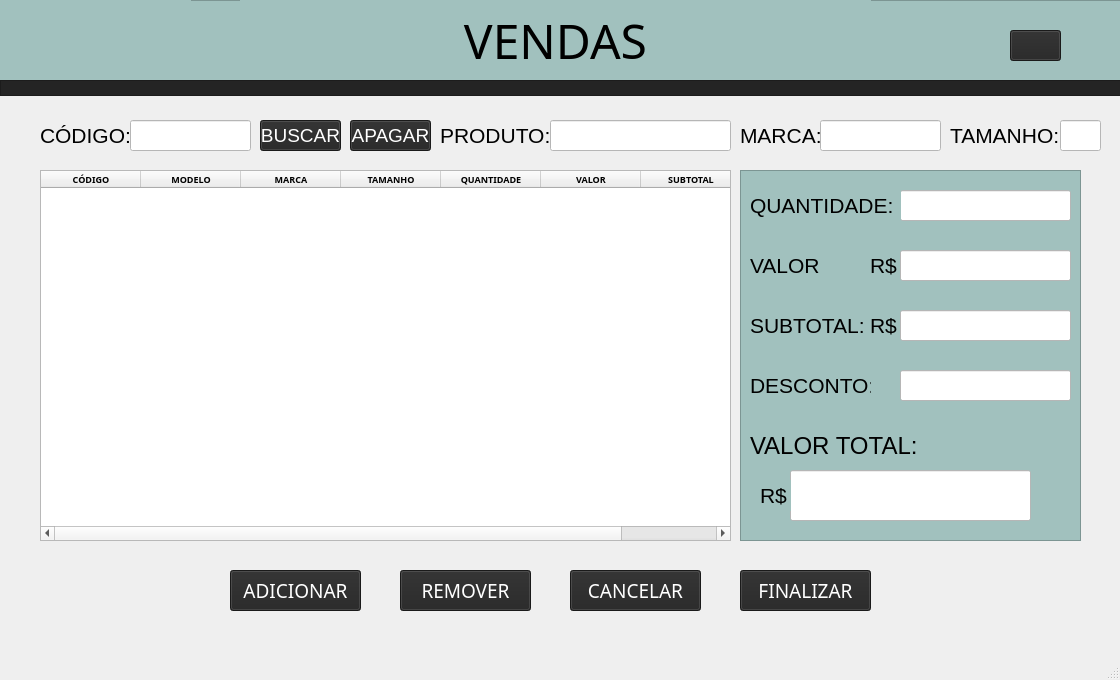
<?xml version="1.0" encoding="UTF-8"?>
<ui version="4.0">
 <class>MainWindow</class>
 <widget class="QMainWindow" name="MainWindow">
  <property name="geometry">
   <rect>
    <x>0</x>
    <y>0</y>
    <width>1120</width>
    <height>680</height>
   </rect>
  </property>
  <property name="windowTitle">
   <string>MainWindow</string>
  </property>
  <widget class="QWidget" name="centralwidget">
   <widget class="QFrame" name="frame">
    <property name="geometry">
     <rect>
      <x>0</x>
      <y>0</y>
      <width>1121</width>
      <height>81</height>
     </rect>
    </property>
    <property name="styleSheet">
     <string notr="true">background-color: rgb(161, 193, 190);</string>
    </property>
    <property name="frameShape">
     <enum>QFrame::StyledPanel</enum>
    </property>
    <property name="frameShadow">
     <enum>QFrame::Raised</enum>
    </property>
    <widget class="QLabel" name="titulo_2">
     <property name="geometry">
      <rect>
       <x>240</x>
       <y>-10</y>
       <width>631</width>
       <height>101</height>
      </rect>
     </property>
     <property name="font">
      <font>
       <family>Eras Demi ITC</family>
       <pointsize>36</pointsize>
      </font>
     </property>
     <property name="text">
      <string>VENDAS</string>
     </property>
     <property name="alignment">
      <set>Qt::AlignCenter</set>
     </property>
    </widget>
    <widget class="QLabel" name="label">
     <property name="geometry">
      <rect>
       <x>0</x>
       <y>-40</y>
       <width>191</width>
       <height>161</height>
      </rect>
     </property>
     <property name="text">
      <string/>
     </property>
     <property name="pixmap">
      <pixmap>C:/Users/963914/Downloads/Meteoro_Calçados_Logo-removebg-preview.png</pixmap>
     </property>
     <property name="scaledContents">
      <bool>true</bool>
     </property>
    </widget>
    <widget class="QPushButton" name="bt_voltarvendas">
     <property name="geometry">
      <rect>
       <x>1010</x>
       <y>30</y>
       <width>51</width>
       <height>31</height>
      </rect>
     </property>
     <property name="cursor">
      <cursorShape>PointingHandCursor</cursorShape>
     </property>
     <property name="styleSheet">
      <string notr="true">color: rgb(255, 255, 255);
background-color: rgb(36, 36, 36);</string>
     </property>
     <property name="text">
      <string/>
     </property>
     <property name="icon">
      <iconset>
       <normaloff>IMAGENS/pngtree-arrow-left-flat-white-color-icon-move-back-less-photo-picture-image_7920547-removebg-preview.png</normaloff>IMAGENS/pngtree-arrow-left-flat-white-color-icon-move-back-less-photo-picture-image_7920547-removebg-preview.png</iconset>
     </property>
    </widget>
   </widget>
   <widget class="QFrame" name="frame_2">
    <property name="geometry">
     <rect>
      <x>0</x>
      <y>80</y>
      <width>1121</width>
      <height>16</height>
     </rect>
    </property>
    <property name="styleSheet">
     <string notr="true">background-color: rgb(36, 36, 36);</string>
    </property>
    <property name="frameShape">
     <enum>QFrame::StyledPanel</enum>
    </property>
    <property name="frameShadow">
     <enum>QFrame::Raised</enum>
    </property>
   </widget>
   <widget class="QTableWidget" name="tabcarrinho">
    <property name="geometry">
     <rect>
      <x>40</x>
      <y>170</y>
      <width>691</width>
      <height>371</height>
     </rect>
    </property>
    <property name="font">
     <font>
      <family>Segoe UI Black</family>
      <pointsize>7</pointsize>
      <weight>75</weight>
      <bold>true</bold>
     </font>
    </property>
    <column>
     <property name="text">
      <string>CÓDIGO</string>
     </property>
    </column>
    <column>
     <property name="text">
      <string>MODELO</string>
     </property>
    </column>
    <column>
     <property name="text">
      <string>MARCA</string>
     </property>
    </column>
    <column>
     <property name="text">
      <string>TAMANHO</string>
     </property>
    </column>
    <column>
     <property name="text">
      <string>QUANTIDADE</string>
     </property>
    </column>
    <column>
     <property name="text">
      <string>VALOR</string>
     </property>
    </column>
    <column>
     <property name="text">
      <string>SUBTOTAL</string>
     </property>
    </column>
   </widget>
   <widget class="QFrame" name="frame_3">
    <property name="geometry">
     <rect>
      <x>740</x>
      <y>170</y>
      <width>341</width>
      <height>371</height>
     </rect>
    </property>
    <property name="styleSheet">
     <string notr="true">background-color: rgb(161, 193, 190);</string>
    </property>
    <property name="frameShape">
     <enum>QFrame::StyledPanel</enum>
    </property>
    <property name="frameShadow">
     <enum>QFrame::Raised</enum>
    </property>
    <widget class="QLineEdit" name="mvalor">
     <property name="geometry">
      <rect>
       <x>160</x>
       <y>80</y>
       <width>171</width>
       <height>31</height>
      </rect>
     </property>
     <property name="font">
      <font>
       <pointsize>16</pointsize>
      </font>
     </property>
     <property name="styleSheet">
      <string notr="true">background-color: rgb(255, 255, 255);</string>
     </property>
     <property name="text">
      <string/>
     </property>
    </widget>
    <widget class="QLineEdit" name="subtotal">
     <property name="geometry">
      <rect>
       <x>160</x>
       <y>140</y>
       <width>171</width>
       <height>31</height>
      </rect>
     </property>
     <property name="font">
      <font>
       <pointsize>16</pointsize>
      </font>
     </property>
     <property name="styleSheet">
      <string notr="true">background-color: rgb(255, 255, 255);</string>
     </property>
     <property name="text">
      <string/>
     </property>
    </widget>
    <widget class="QLineEdit" name="inserirqtd">
     <property name="geometry">
      <rect>
       <x>160</x>
       <y>20</y>
       <width>171</width>
       <height>31</height>
      </rect>
     </property>
     <property name="font">
      <font>
       <pointsize>16</pointsize>
      </font>
     </property>
     <property name="styleSheet">
      <string notr="true">background-color: rgb(255, 255, 255);</string>
     </property>
     <property name="text">
      <string/>
     </property>
    </widget>
    <widget class="QLineEdit" name="valortotal">
     <property name="geometry">
      <rect>
       <x>50</x>
       <y>300</y>
       <width>241</width>
       <height>51</height>
      </rect>
     </property>
     <property name="font">
      <font>
       <pointsize>20</pointsize>
      </font>
     </property>
     <property name="styleSheet">
      <string notr="true">background-color: rgb(255, 255, 255);</string>
     </property>
     <property name="text">
      <string/>
     </property>
    </widget>
    <widget class="QLabel" name="label_3">
     <property name="geometry">
      <rect>
       <x>10</x>
       <y>20</y>
       <width>151</width>
       <height>31</height>
      </rect>
     </property>
     <property name="font">
      <font>
       <pointsize>16</pointsize>
      </font>
     </property>
     <property name="text">
      <string>QUANTIDADE:</string>
     </property>
    </widget>
    <widget class="QLabel" name="label_4">
     <property name="geometry">
      <rect>
       <x>10</x>
       <y>140</y>
       <width>121</width>
       <height>31</height>
      </rect>
     </property>
     <property name="font">
      <font>
       <pointsize>16</pointsize>
      </font>
     </property>
     <property name="text">
      <string>SUBTOTAL:</string>
     </property>
    </widget>
    <widget class="QLabel" name="label_5">
     <property name="geometry">
      <rect>
       <x>10</x>
       <y>80</y>
       <width>71</width>
       <height>31</height>
      </rect>
     </property>
     <property name="font">
      <font>
       <pointsize>16</pointsize>
      </font>
     </property>
     <property name="text">
      <string>VALOR:</string>
     </property>
    </widget>
    <widget class="QLabel" name="label_6">
     <property name="geometry">
      <rect>
       <x>10</x>
       <y>260</y>
       <width>171</width>
       <height>31</height>
      </rect>
     </property>
     <property name="font">
      <font>
       <pointsize>18</pointsize>
      </font>
     </property>
     <property name="text">
      <string>VALOR TOTAL:</string>
     </property>
    </widget>
    <widget class="QLabel" name="label_7">
     <property name="geometry">
      <rect>
       <x>10</x>
       <y>200</y>
       <width>121</width>
       <height>31</height>
      </rect>
     </property>
     <property name="font">
      <font>
       <pointsize>16</pointsize>
      </font>
     </property>
     <property name="text">
      <string>DESCONTO:</string>
     </property>
    </widget>
    <widget class="QLineEdit" name="desconto">
     <property name="geometry">
      <rect>
       <x>160</x>
       <y>200</y>
       <width>171</width>
       <height>31</height>
      </rect>
     </property>
     <property name="font">
      <font>
       <pointsize>16</pointsize>
      </font>
     </property>
     <property name="styleSheet">
      <string notr="true">background-color: rgb(255, 255, 255);</string>
     </property>
    </widget>
    <widget class="QLabel" name="label_12">
     <property name="geometry">
      <rect>
       <x>130</x>
       <y>80</y>
       <width>31</width>
       <height>31</height>
      </rect>
     </property>
     <property name="font">
      <font>
       <pointsize>16</pointsize>
      </font>
     </property>
     <property name="text">
      <string>R$</string>
     </property>
    </widget>
    <widget class="QLabel" name="label_13">
     <property name="geometry">
      <rect>
       <x>130</x>
       <y>140</y>
       <width>31</width>
       <height>31</height>
      </rect>
     </property>
     <property name="font">
      <font>
       <pointsize>16</pointsize>
      </font>
     </property>
     <property name="text">
      <string>R$</string>
     </property>
    </widget>
    <widget class="QLabel" name="label_14">
     <property name="geometry">
      <rect>
       <x>20</x>
       <y>310</y>
       <width>31</width>
       <height>31</height>
      </rect>
     </property>
     <property name="font">
      <font>
       <pointsize>16</pointsize>
      </font>
     </property>
     <property name="text">
      <string>R$</string>
     </property>
    </widget>
    <zorder>label_12</zorder>
    <zorder>label_13</zorder>
    <zorder>mvalor</zorder>
    <zorder>subtotal</zorder>
    <zorder>inserirqtd</zorder>
    <zorder>valortotal</zorder>
    <zorder>label_3</zorder>
    <zorder>label_4</zorder>
    <zorder>label_5</zorder>
    <zorder>label_6</zorder>
    <zorder>label_7</zorder>
    <zorder>desconto</zorder>
    <zorder>label_14</zorder>
   </widget>
   <widget class="QLabel" name="label_8">
    <property name="geometry">
     <rect>
      <x>40</x>
      <y>120</y>
      <width>121</width>
      <height>31</height>
     </rect>
    </property>
    <property name="font">
     <font>
      <pointsize>16</pointsize>
     </font>
    </property>
    <property name="text">
     <string>CÓDIGO:</string>
    </property>
   </widget>
   <widget class="QLineEdit" name="inserircod">
    <property name="geometry">
     <rect>
      <x>130</x>
      <y>120</y>
      <width>121</width>
      <height>31</height>
     </rect>
    </property>
    <property name="font">
     <font>
      <pointsize>16</pointsize>
     </font>
    </property>
    <property name="styleSheet">
     <string notr="true">background-color: rgb(255, 255, 255);</string>
    </property>
   </widget>
   <widget class="QPushButton" name="bt_buscar">
    <property name="geometry">
     <rect>
      <x>260</x>
      <y>120</y>
      <width>81</width>
      <height>31</height>
     </rect>
    </property>
    <property name="font">
     <font>
      <pointsize>14</pointsize>
     </font>
    </property>
    <property name="cursor">
     <cursorShape>PointingHandCursor</cursorShape>
    </property>
    <property name="styleSheet">
     <string notr="true">color: rgb(255, 255, 255);
background-color: rgb(36, 36, 36);</string>
    </property>
    <property name="text">
     <string>BUSCAR</string>
    </property>
   </widget>
   <widget class="QPushButton" name="bt_apagar">
    <property name="geometry">
     <rect>
      <x>350</x>
      <y>120</y>
      <width>81</width>
      <height>31</height>
     </rect>
    </property>
    <property name="font">
     <font>
      <pointsize>14</pointsize>
     </font>
    </property>
    <property name="cursor">
     <cursorShape>PointingHandCursor</cursorShape>
    </property>
    <property name="styleSheet">
     <string notr="true">color: rgb(255, 255, 255);
background-color: rgb(36, 36, 36);</string>
    </property>
    <property name="text">
     <string>APAGAR</string>
    </property>
   </widget>
   <widget class="QLineEdit" name="modelo">
    <property name="geometry">
     <rect>
      <x>550</x>
      <y>120</y>
      <width>181</width>
      <height>31</height>
     </rect>
    </property>
    <property name="font">
     <font>
      <pointsize>16</pointsize>
     </font>
    </property>
    <property name="styleSheet">
     <string notr="true">background-color: rgb(255, 255, 255);</string>
    </property>
   </widget>
   <widget class="QLabel" name="label_9">
    <property name="geometry">
     <rect>
      <x>440</x>
      <y>120</y>
      <width>121</width>
      <height>31</height>
     </rect>
    </property>
    <property name="font">
     <font>
      <pointsize>16</pointsize>
     </font>
    </property>
    <property name="text">
     <string>PRODUTO:</string>
    </property>
   </widget>
   <widget class="QPushButton" name="bt_cancelar">
    <property name="geometry">
     <rect>
      <x>570</x>
      <y>570</y>
      <width>131</width>
      <height>41</height>
     </rect>
    </property>
    <property name="font">
     <font>
      <family>Eras Demi ITC</family>
      <pointsize>14</pointsize>
     </font>
    </property>
    <property name="cursor">
     <cursorShape>PointingHandCursor</cursorShape>
    </property>
    <property name="layoutDirection">
     <enum>Qt::RightToLeft</enum>
    </property>
    <property name="styleSheet">
     <string notr="true">color: rgb(255, 255, 255);
background-color: rgb(36, 36, 36);</string>
    </property>
    <property name="text">
     <string>CANCELAR</string>
    </property>
   </widget>
   <widget class="QPushButton" name="bt_remover">
    <property name="geometry">
     <rect>
      <x>400</x>
      <y>570</y>
      <width>131</width>
      <height>41</height>
     </rect>
    </property>
    <property name="font">
     <font>
      <family>Eras Demi ITC</family>
      <pointsize>14</pointsize>
     </font>
    </property>
    <property name="cursor">
     <cursorShape>PointingHandCursor</cursorShape>
    </property>
    <property name="layoutDirection">
     <enum>Qt::RightToLeft</enum>
    </property>
    <property name="styleSheet">
     <string notr="true">color: rgb(255, 255, 255);
background-color: rgb(36, 36, 36);</string>
    </property>
    <property name="text">
     <string>REMOVER</string>
    </property>
   </widget>
   <widget class="QPushButton" name="bt_adicionar">
    <property name="geometry">
     <rect>
      <x>230</x>
      <y>570</y>
      <width>131</width>
      <height>41</height>
     </rect>
    </property>
    <property name="font">
     <font>
      <family>Eras Demi ITC</family>
      <pointsize>14</pointsize>
     </font>
    </property>
    <property name="cursor">
     <cursorShape>PointingHandCursor</cursorShape>
    </property>
    <property name="layoutDirection">
     <enum>Qt::RightToLeft</enum>
    </property>
    <property name="styleSheet">
     <string notr="true">color: rgb(255, 255, 255);
background-color: rgb(36, 36, 36);</string>
    </property>
    <property name="text">
     <string>ADICIONAR</string>
    </property>
   </widget>
   <widget class="QPushButton" name="bt_finalizar">
    <property name="geometry">
     <rect>
      <x>740</x>
      <y>570</y>
      <width>131</width>
      <height>41</height>
     </rect>
    </property>
    <property name="font">
     <font>
      <family>Eras Demi ITC</family>
      <pointsize>14</pointsize>
     </font>
    </property>
    <property name="cursor">
     <cursorShape>PointingHandCursor</cursorShape>
    </property>
    <property name="layoutDirection">
     <enum>Qt::RightToLeft</enum>
    </property>
    <property name="styleSheet">
     <string notr="true">color: rgb(255, 255, 255);
background-color: rgb(36, 36, 36);</string>
    </property>
    <property name="text">
     <string>FINALIZAR</string>
    </property>
   </widget>
   <widget class="QLabel" name="label_10">
    <property name="geometry">
     <rect>
      <x>740</x>
      <y>120</y>
      <width>81</width>
      <height>31</height>
     </rect>
    </property>
    <property name="font">
     <font>
      <pointsize>16</pointsize>
     </font>
    </property>
    <property name="text">
     <string>MARCA:</string>
    </property>
   </widget>
   <widget class="QLineEdit" name="marca">
    <property name="geometry">
     <rect>
      <x>820</x>
      <y>120</y>
      <width>121</width>
      <height>31</height>
     </rect>
    </property>
    <property name="font">
     <font>
      <pointsize>16</pointsize>
     </font>
    </property>
    <property name="styleSheet">
     <string notr="true">background-color: rgb(255, 255, 255);</string>
    </property>
   </widget>
   <widget class="QLabel" name="label_11">
    <property name="geometry">
     <rect>
      <x>950</x>
      <y>120</y>
      <width>111</width>
      <height>31</height>
     </rect>
    </property>
    <property name="font">
     <font>
      <pointsize>16</pointsize>
     </font>
    </property>
    <property name="text">
     <string>TAMANHO:</string>
    </property>
   </widget>
   <widget class="QLineEdit" name="tamanho">
    <property name="geometry">
     <rect>
      <x>1060</x>
      <y>120</y>
      <width>41</width>
      <height>31</height>
     </rect>
    </property>
    <property name="font">
     <font>
      <pointsize>16</pointsize>
     </font>
    </property>
    <property name="styleSheet">
     <string notr="true">background-color: rgb(255, 255, 255);</string>
    </property>
   </widget>
  </widget>
  <widget class="QMenuBar" name="menubar">
   <property name="geometry">
    <rect>
     <x>0</x>
     <y>0</y>
     <width>1120</width>
     <height>21</height>
    </rect>
   </property>
  </widget>
  <widget class="QStatusBar" name="statusbar"/>
 </widget>
 <resources/>
 <connections/>
</ui>
